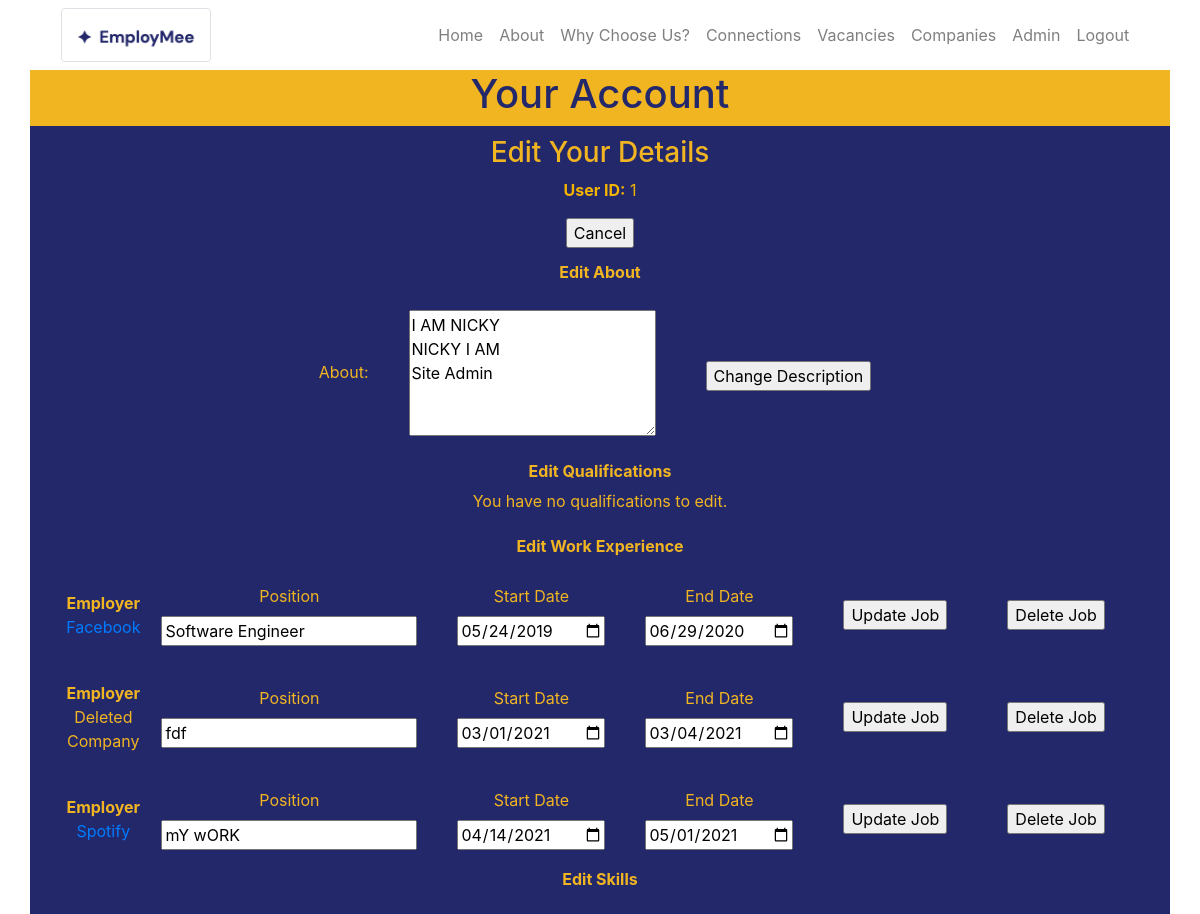
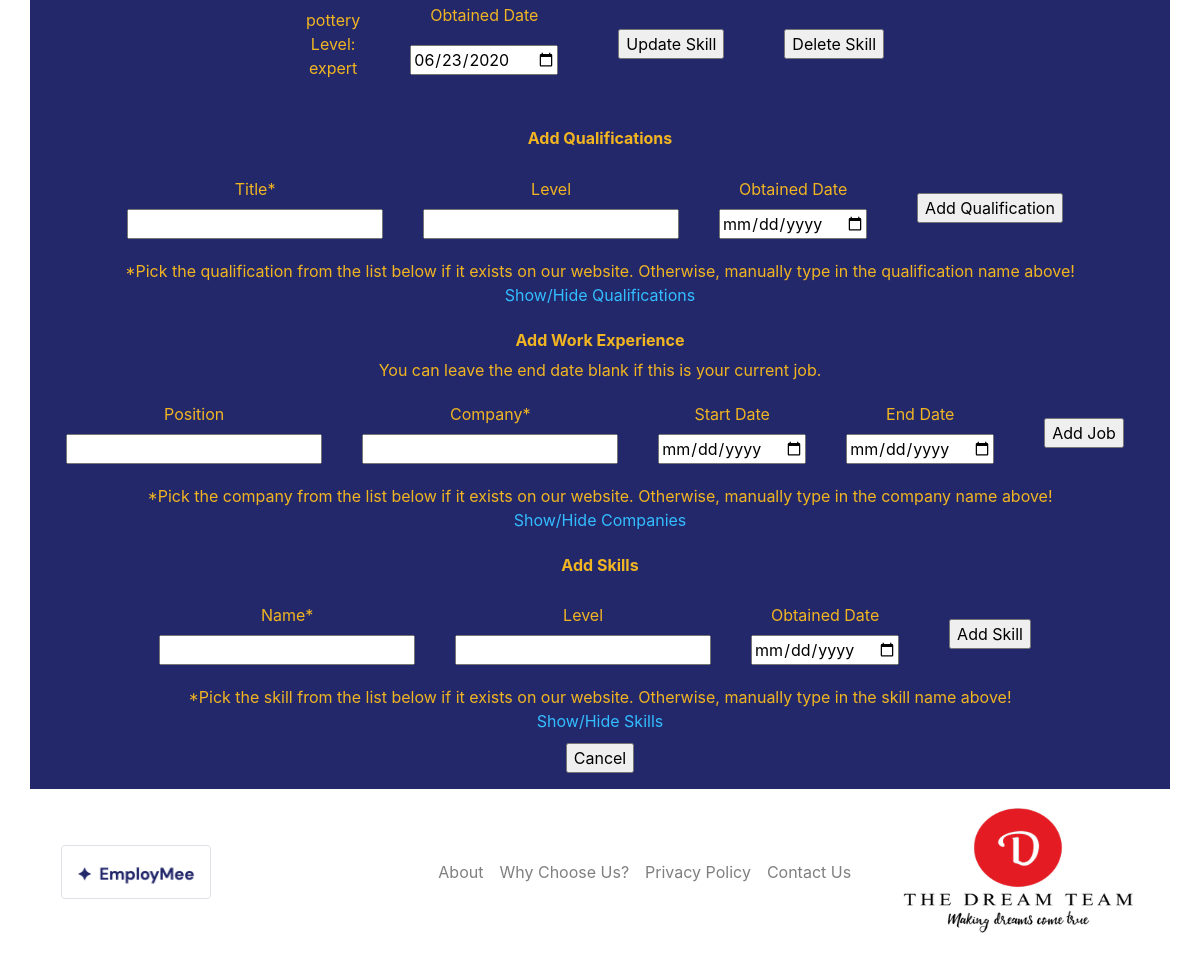
The app's page /profile/edit_profile.php?uid=1&name=Nicky G. (signed in) with its own data (2 pictures, top to bottom).
### tables this page shows
CREATE TABLE `users` (
  `user_id` int(11) NOT NULL,
  `full_name` varchar(255) DEFAULT NULL,
  `email` varchar(255) DEFAULT NULL,
  `password` varchar(255) DEFAULT NULL,
  `user_type` enum('regular','admin','business') DEFAULT 'regular',
  `ban_status` enum('not-banned','banned','perma-banned') DEFAULT 'not-banned',
  `about` varchar(255) DEFAULT NULL,
  `profile_pic` longblob
);

CREATE TABLE `companies` (
  `cid` int(11) NOT NULL,
  `user_id` int(11) DEFAULT NULL,
  `name` varchar(255) DEFAULT NULL,
  `address` varchar(255) DEFAULT NULL,
  `email` varchar(255) DEFAULT NULL,
  `description` varchar(255) DEFAULT NULL,
  `company_pic` longblob
);

CREATE TABLE `job_history` (
  `JHid` int(11) NOT NULL,
  `user_id` int(11) DEFAULT NULL,
  `cid` int(11) DEFAULT NULL,
  `start_date` date DEFAULT NULL,
  `end_date` date DEFAULT NULL,
  `position` varchar(255) DEFAULT NULL
);

CREATE TABLE `skills` (
  `skill_id` int(11) NOT NULL,
  `name` varchar(255) DEFAULT NULL,
  `level` varchar(255) DEFAULT NULL
);

CREATE TABLE `user_skills` (
  `us_id` int(11) NOT NULL,
  `user_id` int(11) DEFAULT NULL,
  `skill_id` int(11) DEFAULT NULL,
  `date_added` date DEFAULT NULL
);

### profile/edit_profile.php (the view, shortened to what this page needs)
<?php
include '../nav_bar/header.php';
include '../display_user.php';
$uid = $_GET['uid'];
?>
<!DOCTYPE html>
<html lang="en">
  <head>
    <link rel="stylesheet" href="https://stackpath.bootstrapcdn.com/bootstrap/4.3.1/css/bootstrap.min.css">
    <link rel="stylesheet" href="../styles/style.css">
  </head>
  <body>
    <div class="container page-heading">
        <div class="row">
            <div class="col-sm-12 page-title-bar">
                <h1>Your Account</h1>
            </div>
        </div>
    </div>
    <div class="container sidebar">
        <div class="row">
            <div class="col-sm-12 page-sidebar text-center" >
                <h3>Edit Your Details</h3>
                <p style="color:#f3b400;">
                <?php
                print "<strong>User ID:</strong> $uid";
                print "<form action=\"\" method=\"post\"><tr><td colspan=\"3\"><input type=\"submit\" formnovalidate value=\"Cancel\" name=\"cancel\" style=\"margin-bottom:15px\"></td></tr></form>";
                $getAbout = "select * from users where user_id=$uid";
                $aboutResult = $conn->query($getAbout);
                while($row = $aboutResult->fetch_assoc()) {
                    $curr_desc = $row["about"];
                }
                print "<table>";
                print "<h6><b>Edit About</b></h6>";
                print "<form name=\"edit_desc\" action=\"\" method=\"post\" >";
                print "<tr><td class=\"col1\"><label for=\"about\">About:</label></td>";
                print "<td class=\"col1\"><textarea rows=\"5\" cols=\"22\" name=\"desc\" placeholder=\"Describe yourself\">$curr_desc</textarea></td>";
                print "<td class=\"col1\"><input type=\"submit\" value=\"Change Description\" name=\"edit_desc\" style=\"margin:10px\"></td>";
                print "</form></tr>";
                print "</table>";
                print "<table>";
                print "<h6><b>Edit Qualifications</b></h6>";
                print "</table>";
                print "<table>";
                print "<br><h6><b>Edit Work Experience</b></h6>";
                print "<form name=\"edit_work\" action=\"\" method=\"post\" >";
                $getUserJobs = "select * from job_history where user_id=$uid";
                $userJobsResult = $conn->query($getUserJobs);
                if(mysqli_num_rows($userJobsResult) > 0) {
                    while($row = $userJobsResult->fetch_assoc()) {
                        print "<tr>";
                        $position = $row["position"];
                        $startDate = $row["start_date"];
                        $endDate = $row["end_date"];
                        if($row["cid"] != NULL) {
                            $getCompanyDetails = "select * from companies where cid={$row["cid"]}";
                            $cid = $row["cid"];
                            $companyDetailsResult = $conn->query($getCompanyDetails);
                            while($row = $companyDetailsResult->fetch_assoc()) {
                                print "<td><b>Employer </b><a href=\"company_profile.php?$cid\">{$row["name"]}</a></td>";
                            }
                        } else {
                            print "<td><b>Employer</b> Deleted Company</td>";
                        }
                        print "<td class=\"col1\"><label for=\"position\">Position</label>";
                        print "<input type=\"text\" id=\"position\" name=\"position\" value=\"$position\"></td>";
                        print "<td class=\"col1\"><label for=\"startDate\">Start Date</label><input type=\"date\" id=\"startDate\" name=\"startDate\" value=\"$startDate\"></td>";
                        print "<td class=\"col1\"><label for=\"endDate\">End Date</label><input type=\"date\" id=\"endDate\" name=\"endDate\" value=\"$endDate\" ></td>";
                        print "<td class=\"col1\"><input type=\"submit\" value=\"Update Job\" name=\"edit_work\" style=\"margin:10px\"></td>";
                        print "<td class=\"col1\"><input type=\"submit\" value=\"Delete Job\" name=\"delete_work\" style=\"margin:10px\"></td></tr>";
                    }
                } else {
                    print "You have no previous work history.";
                }
                print "</form>";
                print "</table>";
                print "<table>";
                print "<h6><b>Edit Skills</b></h6>";
                print "<form name=\"edit_skills\" action=\"\" method=\"post\" >";
                $getUserSkills = "select * from user_skills where user_id=$uid";
                $userSkillsResult = $conn->query($getUserSkills);
                if(mysqli_num_rows($userSkillsResult) > 0) {
                    while($row = $userSkillsResult->fetch_assoc()) {
                        print "<tr>";
                        $sk_id = $row["skill_id"];
                        $getSkill = "select * from skills where skill_id=$sk_id";
                        $currobDate= $row["date_added"];
                        $skills_result = $conn->query($getSkill);
                        while($row = $skills_result->fetch_assoc()) {
                            print "<td class=\"col1\">{$row["name"]} Level: {$row["level"]} </td>";
                            print "<td class=\"col1\"><label for=\"currobDate\">Obtained Date</label><input type=\"date\" id=\"currobDate\" name=\"currobDate\" value=\"$currobDate\" style=\"margin:10px\" required></td>";
                            print "<td class=\"col1\"><input type=\"submit\" value=\"Update Skill\" name=\"edit_skill\" style=\"margin:10px\"></td>";
                            print "<td class=\"col1\"><input type=\"submit\" value=\"Delete Skill\" name=\"delete_skill\" style=\"margin:10px\"></td>";
                        }
                        print "</tr>";
                    }
                } else {
                    print "You have no skills to edit.";
                }
                print "</form>";
                print "</table>";
                print "<table>";
                print "<br><h6><b>Add Qualifications</b></h6>";
                print "<form name=\"add_qualification\" action=\"\" method=\"post\" >";
                print "<tr><td class=\"col1\"><label for=\"title\">Title*</label>";
                print "<input type=\"text\" id=\"title\" name=\"title\"></td>";
                print "<td class=\"col1\"><label for=\"level\">Level</label>";
                print "<input type=\"number\" min=\"1\" id=\"level\" name=\"level\"></td>";
                print "<td class=\"col1\"><label for=\"obDate\">Obtained Date</label><input type=\"date\" id=\"obDate\" name=\"obDate\" required></td>";
                print "<td class=\"col1\"><input type=\"submit\" value=\"Add Qualification\" name=\"add_qual\" style=\"margin:10px\"></td>";
                print "</tr></table>";
                print "*Pick the qualification from the list below if it exists on our website. Otherwise, manually type in the qualification name above!<br>";
                print "<table>";
                print "<a id=\"toggleTableDisplay\" onclick=\"toggleQualifications();\" style=\"color:#33BEFF\" >Show/Hide Qualifications</a>";
                print "<br>";
                print "<form name=\"current_job\" action=\"\" method=\"post\" >";
                print "<table>";
                print "<h6><b>Add Work Experience</b></h6>";
                print "<tr><td class=\"col1\"><label for=\"position\">Position</label>";
                print "<input type=\"text\" id=\"pos\" name=\"pos\" required></td>";
                print "<td class=\"col1\"><label for=\"company\">Company*</label>";
                print "<input type=\"text\" id=\"companyName\" name=\"companyName\"></td>";
                print "<td class=\"col1\"><label for=\"start\">Start Date</label><input type=\"date\" id=\"startDate\" name=\"startDate\" required></td>";
                print "<td class=\"col1\"><label for=\"end\">End Date</label><input type=\"date\" id=\"endDate\" name=\"endDate\"></td>";
                print "<td class=\"col1\"><input type=\"submit\" value=\"Add Job\" name=\"add_job\" style=\"margin:10px\"></td>";
                print "</tr></table>";
                print "*Pick the company from the list below if it exists on our website. Otherwise, manually type in the company name above!<br>";
                print "<table>";
                print "<a id=\"toggleTableDisplay\" onclick=\"toggleCompanies();\"style=\"color:#33BEFF\">Show/Hide Companies</a>";
                print "</form>";
                print "<table>";
                print "<br><h6><b>Add Skills</b></h6>";
                print "<form name=\"add_skills\" action=\"\" method=\"post\" >";
                print "<tr><td class=\"col1\"><label for=\"name\">Name*</label>";
                print "<input type=\"text\" id=\"name\" name=\"name\"></td>";
                print "<td class=\"col1\"><label for=\"level\">Level</label>";
                print "<input type=\"text\" id=\"level\" name=\"level\"></td>";
                print "<td class=\"col1\"><label for=\"obDate\">Obtained Date</label><input type=\"date\" id=\"obDate\" name=\"obDate\" required></td>";
                print "<td class=\"col1\"><input type=\"submit\" value=\"Add Skill\" name=\"add_skill\" style=\"margin:10px\"></td>";
                print "</tr></table>";
                print "*Pick the skill from the list below if it exists on our website. Otherwise, manually type in the skill name above!<br>";
                print "<table>";
                print "<a id=\"toggleTableDisplay\" onclick=\"toggleSkills();\" style=\"color:#33BEFF\">Show/Hide Skills</a>";
                print "<form action=\"\" method=\"post\"><tr><td colspan=\"3\"><input type=\"submit\" formnovalidate value=\"Cancel\" name=\"cancel\" style=\"margin-top:10px\"></td></tr></form>";
                ?>
                </p>
            </div>
        </div>
    </div>
     <?php
    include '../nav_bar/footer.php';
    ?>
</body>
</html>

### nav_bar/header.php (shortened to what this page needs)
<!DOCTYPE html>
<html lang="en">
    <head>
        <link rel="stylesheet" href="https://stackpath.bootstrapcdn.com/bootstrap/4.3.1/css/bootstrap.min.css">
    </head>
    <body>
    <div class="container-fluid">
    <div class="row align-items-start">
        <div class="col">
            <nav class="navbar navbar-expand-sm navbar-light justify-content-end">
            <div class="container-fluid">
                <div class="col-sm-4">
                    <a href="/index.php"><img src="/images/EmployMeeLogo2.png" class="img-thumbnail" alt="Logo" width="150" height="150">
                    </a>
                </div>
                <div class="col-sm-8">
                    <div class="collapse navbar-collapse" id="navbarNavAltMarkup">
                        <div class="navbar-nav">
                        <?php
                             if($_SESSION['valid'] != true) {
                                print "<a class=\"nav-link\" href=\"/index.php\">Home</a>";
                            } else {
                                $uid = $_SESSION["user_id"];
                                print "<a class=\"nav-link\" href=\"../profile/profile_page.php?$uid\">Home</a>";
                            }
                        ?>
                            <a class="nav-link" href="/nav_bar/about.php">About</a>
                            <a class="nav-link" href="/nav_bar/choose_us.php">Why Choose Us?</a>
                        </div>
                        <div class="collapse navbar-collapse flex-grow-0" id="navbarSupportedContent">
                            <ul class="navbar-nav text-right">
                                <?php
                                if($_SESSION['valid'] != true) {
                                    print "<a class=\"nav-link\" href=\"/login_reg/login.php\">Login/Signup</a>";
                                } else {
                                    print "<a class=\"nav-link\" href=\"/connections/connections_page.php\">Connections</a>";
                                    print "<a class=\"nav-link\" href=\"/vacancies/vacancies_page.php\">Vacancies</a>";
                                    print "<a class=\"nav-link\" href=\"/companies/companies_all.php\">Companies</a>";
                                    if($_SESSION["user_type"] == "admin") {
                                        print "<a class=\"nav-link\" href=\"/admin/admin_page.php\">Admin</a>";
                                    }
                                    print "<a class=\"nav-link\" href=\"/login_reg/logout.php\">Logout</a>";
                                }
                                ?>
                        </div>
                    </div>
                </div>
            </div>
            </nav>
        </div>
    </div>
    </div>
    </body>
</html>

### nav_bar/footer.php (shortened to what this page needs)
<!DOCTYPE html>
<html lang="en">
    <head>
        <link rel="stylesheet" href="https://stackpath.bootstrapcdn.com/bootstrap/4.3.1/css/bootstrap.min.css">
    </head>
    <body>
    <div class="container-fluid">
        <div class="row align-items-center">
            <div class="col">
                <nav class="navbar navbar-expand-sm navbar-light justify-content-end">
                <div class="container-fluid">
                    <div class="col-sm-4">
                        <a href="/index.php"><img src="/images/EmployMeeLogo2.png" class="img-thumbnail" alt="Logo" width="150" height="150">
                    </div>
                    <div class="col-sm-5">
                        <div class="collapse navbar-collapse" id="navbarNavAltMarkup">
                            <div class="navbar-nav">
                                <a class="nav-link" href="/nav_bar/about.php">About</a>
                                <a class="nav-link" href="/nav_bar/choose_us.php">Why Choose Us?</a>
                                <a class="nav-link" href="/nav_bar/privacy_policy.php"">Privacy Policy</a>
                                <a class="nav-link" href="/nav_bar/contact_us.php">Contact Us</a>
                            </div>
                        </div>
                    </div>
                    <div class="col-sm-3". style="text-align:center">
                        <img src="/nav_bar/dreamteam.PNG"  alt="Logo" width="250" height="150">
                    </div>
                </div>
                </nav>
            </div>
        </div>
    </div>
    </body>
</html>

### styles/style.css (style rules this page uses)
h1 { text-align: center; background-color: #f1b522; color : #23286b; }
h3 { color:#f1b522; padding-top:10px; }
a { color:#f1b522; }
.sidebar, .page-heading { margin-left: 20px; margin-right: auto; }
.page-sidebar { color: #f1b522; background-color: #23286b; }
.page-title-bar { text-align: center; background-color: #f1b522; color : #23286b; }
.TH,TR,TD { border: 1px solid black; width:45%; text-align: center; }

### profile/edit_profile.php (style rules this page uses)
label { display:inline-block; }
table, tr, td { width:50%; margin-left:auto; margin-right:auto; float:center; border:none !important; // vertical-align:bottom; }
.col1 { padding: 20px; float:center; }

### records on screen
users: desc "I AM NICKY NICKY I AM Site Admin"
job_history: position "Software Engineer", startDate "05/24/2019", endDate "06/29/2020"
companies: name "Facebook"
job_history: shows "Employer", position "fdf", startDate "03/01/2021", endDate "03/04/2021"
job_history: position "mY wORK", startDate "04/14/2021", endDate "05/01/2021"
companies: name "Spotify"
user_skills: currobDate "06/23/2020"
skills: name "pottery", level "expert"

### other values on screen
$uid "1"
